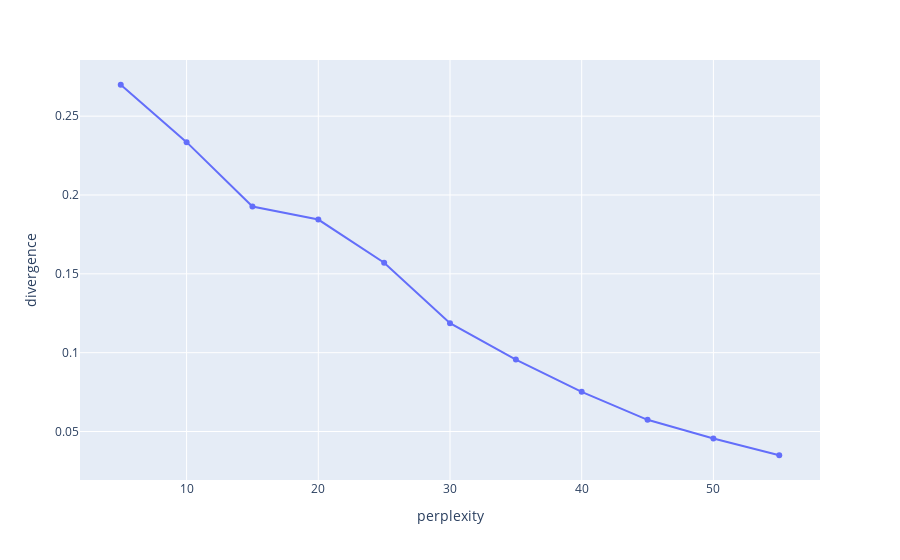

Notebook code for this chart:
### Markdown cell above
<h4>t-SNE</h4>

### Code cell
# perplexity
import numpy as np

perplexity = np.arange(5, 60, 5)
divergence = []

for i in perplexity:
    model = TSNE(n_components=2, init="pca", perplexity=i)
    reduced = model.fit_transform(X_train)
    divergence.append(model.kl_divergence_)
    
fig = px.line(x=perplexity, y=divergence)
fig.update_traces(mode='markers+lines')
fig.update_layout(xaxis_title = "perplexity", yaxis_title = "divergence")

fig.show()

### Figure 1 — Plotly figure (JSON) as saved in the notebook; plotly's stock layout.template omitted (floating-point values rounded to 4 significant figures)
{"data": [{"hovertemplate": "x=%{x}<br>y=%{y}<extra></extra>", "legendgroup": "", "line": {"color": "#636efa", "dash": "solid"}, "marker": {"symbol": "circle"}, "mode": "markers+lines", "name": "", "orientation": "v", "showlegend": false, "type": "scatter", "x": [5, 10, 15, 20, 25, 30, 35, 40, 45, 50, 55], "xaxis": "x", "y": [0.2699, 0.2335, 0.1927, 0.1844, 0.157, 0.1187, 0.0956, 0.07517, 0.05741, 0.04554, 0.03494], "yaxis": "y"}], "layout": {"autosize": true, "legend": {"tracegroupgap": 0}, "margin": {"t": 60}, "xaxis": {"anchor": "y", "autorange": true, "domain": [0, 1], "range": [1.939, 58.06], "title": {"text": "perplexity"}, "type": "linear"}, "yaxis": {"anchor": "x", "autorange": true, "domain": [0, 1], "range": [0.01675, 0.2881], "title": {"text": "divergence"}, "type": "linear"}}}
